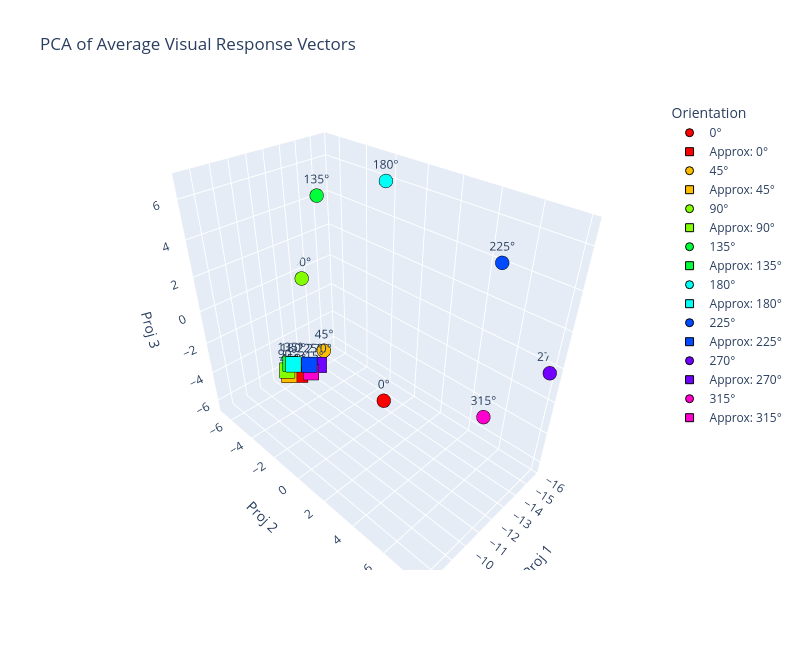

Notebook code cell kept with this figure:
### Code cell
import plotly.graph_objects as go

# make this a function that I can call at other places

proj, _ = np.linalg.qr(np.array([avg_vectors.mean(0), pca.components_[0], pca.components_[1]]).T)
avg_proj = avg_vectors.dot(proj)

def rgba_from_mpl(c, alpha=1.0):
    """Convert a matplotlib color tuple (r,g,b,a) to a plotly rgba string."""
    r, g, b, _ = c
    return f"rgba({int(r*255)},{int(g*255)},{int(b*255)},{alpha})"

traces = []
for i, angle in enumerate(orientations_deg):
    color = rgba_from_mpl(ori_colors[angle])
    traces.append(go.Scatter3d(
        x=[avg_proj[i, 0]], y=[avg_proj[i, 1]], z=[avg_proj[i, 2]],
        mode="markers+text",
        marker=dict(size=8, color=color, line=dict(color="black", width=1)),
        text=[f"{angle}°"],
        textposition="top center",
        name=f"{angle}°",
    ))


    traces.append(go.Scatter3d(
        x=[approx_proj[i, 0]], y=[approx_proj[i, 1]], z=[approx_proj[i, 2]],
        mode="markers+text",
        marker=dict(size=8, color=color, symbol="square", line=dict(color="black", width=1)),
        text=[f"{angle}°"],
        textposition="top center",
        name=f"Approx: {angle}°",
    ))

# Origin marker
# traces.append(go.Scatter3d(
#     x=[0], y=[0], z=[0],
#     mode="markers",
#     marker=dict(size=10, color="black", symbol="x"),
#     name="Zero",
# ))

fig = go.Figure(data=traces)
fig.update_layout(
    title="PCA of Average Visual Response Vectors",
    scene=dict(
        xaxis_title="Proj 1",
        yaxis_title="Proj 2",
        zaxis_title="Proj 3",
    ),
    legend=dict(title="Orientation"),
    width=800, height=650,
)
fig.show()

### Figure 1 — Plotly figure (JSON) as saved in the notebook; plotly's stock layout.template omitted (floating-point values rounded to 4 significant figures)
{"data": [{"marker": {"color": "rgba(255,0,0,1.0)", "line": {"color": "black", "width": 1}, "size": 8}, "mode": "markers+text", "name": "0°", "text": ["0°"], "textposition": "top center", "type": "scatter3d", "x": [-14.11], "y": [-0.7096], "z": [-6.404]}, {"marker": {"color": "rgba(255,0,0,1.0)", "line": {"color": "black", "width": 1}, "size": 8, "symbol": "square"}, "mode": "markers+text", "name": "Approx: 0°", "text": ["0°"], "textposition": "top center", "type": "scatter3d", "x": [-7.856], "y": [-0.04876], "z": [-0.4591]}, {"marker": {"color": "rgba(255,189,0,1.0)", "line": {"color": "black", "width": 1}, "size": 8}, "mode": "markers+text", "name": "45°", "text": ["45°"], "textposition": "top center", "type": "scatter3d", "x": [-13.53], "y": [-5.209], "z": [-4.851]}, {"marker": {"color": "rgba(255,189,0,1.0)", "line": {"color": "black", "width": 1}, "size": 8, "symbol": "square"}, "mode": "markers+text", "name": "Approx: 45°", "text": ["45°"], "textposition": "top center", "type": "scatter3d", "x": [-7.431], "y": [-0.29], "z": [-0.3666]}, {"marker": {"color": "rgba(131,255,0,1.0)", "line": {"color": "black", "width": 1}, "size": 8}, "mode": "markers+text", "name": "90°", "text": ["90°"], "textposition": "top center", "type": "scatter3d", "x": [-13.39], "y": [-6.659], "z": [-0.3821]}, {"marker": {"color": "rgba(131,255,0,1.0)", "line": {"color": "black", "width": 1}, "size": 8, "symbol": "square"}, "mode": "markers+text", "name": "Approx: 90°", "text": ["90°"], "textposition": "top center", "type": "scatter3d", "x": [-7.403], "y": [-0.3662], "z": [-0.1361]}, {"marker": {"color": "rgba(0,255,57,1.0)", "line": {"color": "black", "width": 1}, "size": 8}, "mode": "markers+text", "name": "135°", "text": ["135°"], "textposition": "top center", "type": "scatter3d", "x": [-13.64], "y": [-5.205], "z": [4.904]}, {"marker": {"color": "rgba(0,255,57,1.0)", "line": {"color": "black", "width": 1}, "size": 8, "symbol": "square"}, "mode": "markers+text", "name": "Approx: 135°", "text": ["135°"], "textposition": "top center", "type": "scatter3d", "x": [-7.558], "y": [-0.2876], "z": [0.2028]}, {"marker": {"color": "rgba(0,255,245,1.0)", "line": {"color": "black", "width": 1}, "size": 8}, "mode": "markers+text", "name": "180°", "text": ["180°"], "textposition": "top center", "type": "scatter3d", "x": [-13.91], "y": [-0.6585], "z": [6.771]}, {"marker": {"color": "rgba(0,255,245,1.0)", "line": {"color": "black", "width": 1}, "size": 8, "symbol": "square"}, "mode": "markers+text", "name": "Approx: 180°", "text": ["180°"], "textposition": "top center", "type": "scatter3d", "x": [-7.576], "y": [-0.0921], "z": [0.2633]}, {"marker": {"color": "rgba(0,75,255,1.0)", "line": {"color": "black", "width": 1}, "size": 8}, "mode": "markers+text", "name": "225°", "text": ["225°"], "textposition": "top center", "type": "scatter3d", "x": [-14.93], "y": [5.148], "z": [4.484]}, {"marker": {"color": "rgba(0,75,255,1.0)", "line": {"color": "black", "width": 1}, "size": 8, "symbol": "square"}, "mode": "markers+text", "name": "Approx: 225°", "text": ["225°"], "textposition": "top center", "type": "scatter3d", "x": [-8.18], "y": [0.2663], "z": [0.1059]}, {"marker": {"color": "rgba(113,0,255,1.0)", "line": {"color": "black", "width": 1}, "size": 8}, "mode": "markers+text", "name": "270°", "text": ["270°"], "textposition": "top center", "type": "scatter3d", "x": [-15.76], "y": [7.893], "z": [-0.356]}, {"marker": {"color": "rgba(113,0,255,1.0)", "line": {"color": "black", "width": 1}, "size": 8, "symbol": "square"}, "mode": "markers+text", "name": "Approx: 270°", "text": ["270°"], "textposition": "top center", "type": "scatter3d", "x": [-8.67], "y": [0.3212], "z": [-0.1453]}, {"marker": {"color": "rgba(255,0,207,1.0)", "line": {"color": "black", "width": 1}, "size": 8}, "mode": "markers+text", "name": "315°", "text": ["315°"], "textposition": "top center", "type": "scatter3d", "x": [-14.94], "y": [5.401], "z": [-4.167]}, {"marker": {"color": "rgba(255,0,207,1.0)", "line": {"color": "black", "width": 1}, "size": 8, "symbol": "square"}, "mode": "markers+text", "name": "Approx: 315°", "text": ["315°"], "textposition": "top center", "type": "scatter3d", "x": [-8.22], "y": [0.286], "z": [-0.3358]}], "layout": {"height": 650, "legend": {"title": {"text": "Orientation"}}, "scene": {"xaxis": {"title": {"text": "Proj 1"}}, "yaxis": {"title": {"text": "Proj 2"}}, "zaxis": {"title": {"text": "Proj 3"}}}, "title": {"text": "PCA of Average Visual Response Vectors"}, "width": 800}}
